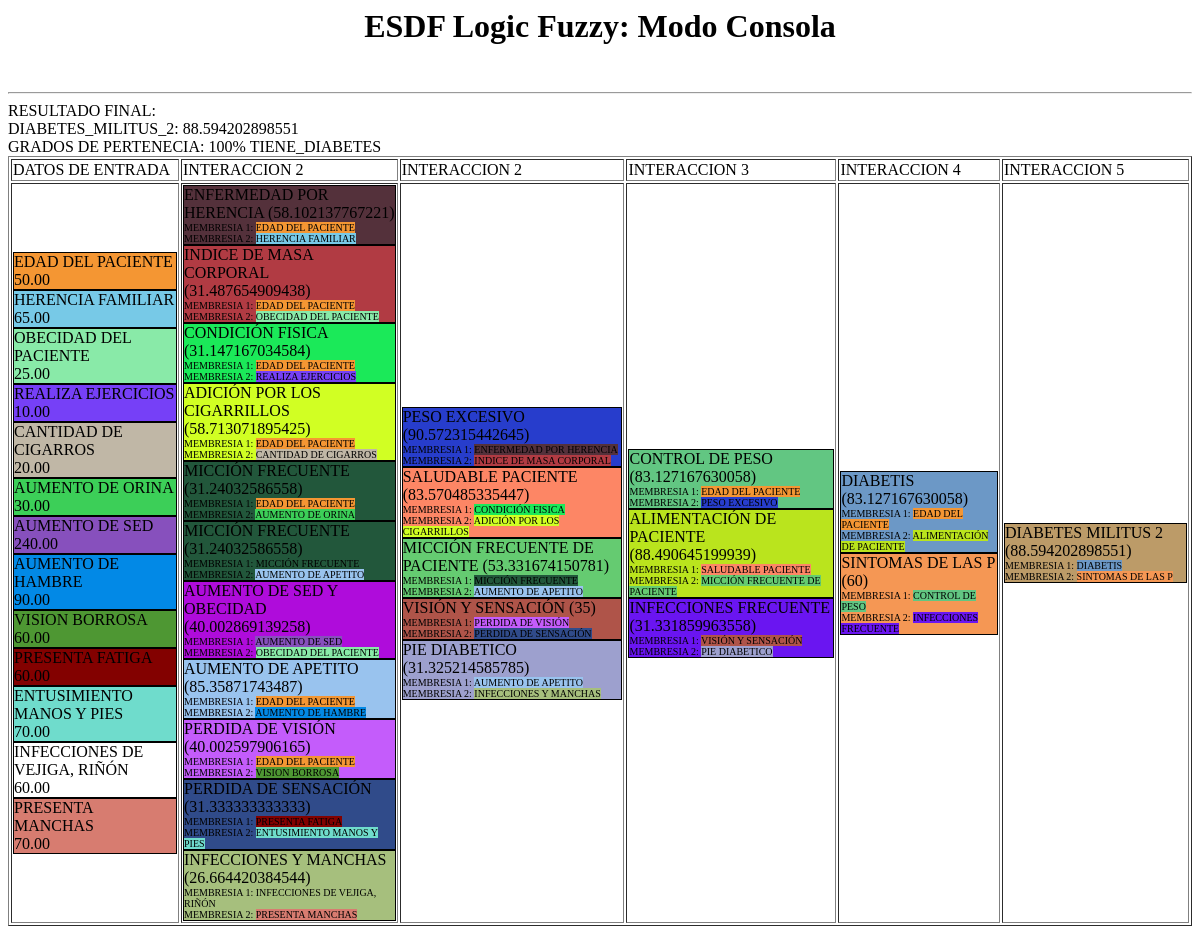
Page /fuzzy/logicadifusaConsolaESDF_Bloques.php?idpersona=6 (signed in) on the committed database.
### tables this page shows
CREATE TABLE IF NOT EXISTS `membresia` (
  `idmembresia` int(11) NOT NULL AUTO_INCREMENT,
  `descripcion` varchar(50) NOT NULL,
  `comentario` varchar(200) NOT NULL,
  `idtipocriterio` int(11) NOT NULL,
  `tipo` char(1) NOT NULL DEFAULT 'I' COMMENT 'I->entrada, O->Salida',
  `tipocontrol` char(1) NOT NULL COMMENT 'O->Opcion, V->valor',
  `estado` char(1) NOT NULL DEFAULT 'N',
  PRIMARY KEY (`idmembresia`)
);

CREATE TABLE IF NOT EXISTS `respuestas` (
  `idrespuesta` int(11) NOT NULL AUTO_INCREMENT,
  `idpersona` int(11) NOT NULL,
  `idmembresia` int(11) NOT NULL,
  `idvariable` int(11) NOT NULL,
  `valor` decimal(10,2) NOT NULL,
  PRIMARY KEY (`idrespuesta`)
);

### negocio/cls_respuesta.php (called while the page is built, shortened)
<?php
class clsRespuesta
{
function buscarxPersona($idPersona)
 {
   $sql = "SELECT idrespuesta, idPersona, r.idmembresia, c.descripcion as membresia, idvariable, valor FROM respuestas r inner join membresia c on r.idmembresia=c.idmembresia WHERE 1=1";
   if(isset($idPersona)) $sql.=" and idPersona=".$idPersona;
   global $cnx;
   return $cnx->query($sql);
 }
}
?>

### fuzzy/fuzzy-logic-class.php (called while the page is built, shortened)
<?php
class Member {
	protected
		$FName,
		$FMiddle,
		$FA,
		$FB,
		$FType;
	public function __construct($Name=NULL,$start=NULL,$medium=NULL,$stop=NULL,$type=NULL){
		if($Name == NULL) return;
		$this->FName 	= $Name;
		$this->FMiddle 	= $medium;
		$this->FA 		= $start;
		$this->FB 		= $stop;
		$this->FType  	= $type;
	}
	public function Fuzzification($P=0.0) {
    if (($P<$this->FA) OR ($P>$this->FB)) return 0;
	if ($P==$this->FMiddle) return 1;
	 if ($this->FType==RINFINITY) {
	    if ($P>=$this->FMiddle) return 1;
		if (($P<$this->FMiddle) AND ($P>$this->FA)) return ($P-$this->FA)/($this->FMiddle-$this->FA);
	 }
	if ($this->FType==TRIANGLE) {
	   if(($P<$this->FMiddle) AND ($P>$this->FA)) return ($P-$this->FA)/($this->FMiddle-$this->FA);
	   if(($P>$this->FMiddle) AND ($P<$this->FB))  return ($this->FB-$P)/($this->FB-$this->FMiddle);
	 }
	return 0;
}
}
class Fuzzify extends Member {
	protected $members = array();
	public function clearMembers() {
		$this->members = NULL;
	}
	public function addMember($idx,$Name='New',$start=0.0,$medium=0.0,$stop=0.0,$type=TRIANGLE) {
		$member = new Member($Name,$start,$medium,$stop,$type);
		$this->members[$idx][] = $member;
	}
	public function getMembersIndex($idx,$value = NULL) {
		foreach ($this->members[$idx] as $idx => $member)
			if ($value==$member->FName) return $idx;
		return FALSE;
	}
	public function getMemberByName($idx,$name = NULL) {
		foreach ($this->members[$idx] as $idx => $member)
			if ($name==$member->FName) return $member;
		return FALSE;
	}
	public function getNameMember($idx,$id) {
		$i=0;
		foreach ($this->members[$idx] as $idx => $member){
			if($id==$i) $nombres=$member->FName;
			$i++;
		}
		return $nombres;
	}
}
class Rules extends Fuzzify{
	public	$FOutputs		=	array();
	private $OutputNames = NULL;
	private $rules = NULL;
	public function setOutputNames($val) {
		$this->OutputNames = $val;
	}
	public function getOutputNames() {
		return $this->OutputNames;
	}
	public function clearRules() {
		$this->rules = NULL;
	}
	public function getRules() {
		return $this->rules;
	}
	public function addRule($val) {
		$this->rules[] = $val;
	}
	private function getLastParent($a) {
	do {
	$a = $this->rSplit($a);
	} while($a);
	return $ret;
	}
	private function _FuzzyAND($arr) {
		return (min($arr));
	}
	public function processRule($rule) {
		$items=preg_split("/\s+/",$rule);
		$operation='and';
		$firstop = array_shift($items);
		$outitem = array_pop($items);
		$tmparr=array();
		foreach($items as $item) {
			$inp=strtolower($item);
			if (($inp=='or') or ($inp=='and') or ($inp=='not')) $operation=$inp;
				elseif (($inp=='then') or ($inp=='for'))  continue;
					else {
						list($inputName,$memberName) = preg_split("/\./",$item);
						$mem_idx = $this->getMembersIndex($inputName,$memberName);
						$tmparr[] =$this->FOutputs[$inputName][$mem_idx];
						}
		}
		$value1 = ($operation == 'or') ? $this->_FuzzyOR($tmparr) :
				  ($operation == 'not') ? $this->_FuzzyNOT($tmparr) :$this->_FuzzyAND($tmparr);
		return array($outitem,$value1);
	}
}
class Fuzzy_Logic extends Rules {
	protected	$AgregatePoints =   100;
	private function ClearSolution() {
	$this->FXValues			=	array();
	$this->FYValues			=	array();
	}
	public function SetRealInput($idx,$X = 0.0) {
		$this->FRealInput[$idx]	=	$X;
		$this->FOutputs[$idx] = array();
		For ($i=0;$i<count($this->members[$idx]);$i++) {
			$this->FOutputs[$idx][]	=	$this->members[$idx][$i]->Fuzzification($this->FRealInput[$idx]);
		}
	}
	public function getGradosPertenencia($idx,$X = 0.0) {
		$this->FRealInput[$idx]	=	$X;
		$this->FOutputs[$idx] = array();
		For ($i=0;$i<count($this->members[$idx]);$i++) {
			$this->FOutputs[$idx][]	=	$this->members[$idx][$i]->Fuzzification($this->FRealInput[$idx]);
		}
		return $this->FOutputs[$idx];
	}
	public function FuzzyAgregate($outname,$Member,$AlphaCut=0.0) {
		foreach($this->FXValues[$outname] as $index=>$pointX) {
			if ($pointX<$Member->FA) continue;
			if ($pointX>$Member->FB) break;
			$ms = $Member->Fuzzification($pointX);
			$mem_val = min($ms,$AlphaCut);
			$this->FYValues[$outname][$index] = max($this->FYValues[$outname][$index],$mem_val);
		}
	}
	public function calcFuzzy() {
		foreach($this->getOutputNames() as $outname) {
		$AgregateDeltaX = ($this->FMax[$outname]-$this->FMin[$outname])/$this->AgregatePoints;
		$this->FXValues[$outname] = Range($this->FMin[$outname],$this->FMax[$outname],$AgregateDeltaX);
		$this->FYValues[$outname] = array_fill ( 0 , count($this->FXValues[$outname]), 0.0 );
		}
		$rules=$this->getRules();
		foreach ($rules as $key=>$rule) {
			 list($outItem,$value) = $this->processRule($rule);
			 list($outputName,$memberName) = preg_split("/\./",$outItem);
			 $member=$this->getMemberByName($outputName,$memberName);
			}
		$result = array();
		foreach($this->getOutputNames() as $outname) {
		$suma=0.0;
		$sumb=0.0;
		foreach($this->FXValues[$outname] as $id=>$x) {
			$y=$this->FYValues[$outname][$id];
			if ($y>0) {
			$suma+=($x*$y);
			$sumb+=$y;
			}
		}
		if ($sumb == 0) $result[$outname]= 0; else	$result[$outname] = $suma/$sumb;
		}
	return $result;
}
}
?>

### negocio/cls_regla.php (called while the page is built, shortened)
<?php
class clsRegla
{
function consultar()
 {
   $sql = "SELECT R.idregla, C1.descripcion as membresia_input1, V1.nombre as variable_input1, operadorlogico, C2.descripcion as membresia_input2, V2.nombre as variable_input2, C3.descripcion as membresia_output, V3.nombre as variable_output FROM REGLAS R INNER JOIN MEMBRESIA C1 ON R.membresia_input1=C1.idmembresia INNER JOIN MEMBRESIA C2 ON R.membresia_input2=C2.idmembresia INNER JOIN MEMBRESIA C3 ON R.membresia_output=C3.idmembresia INNER JOIN VARIABLE_LINGUISTICA V1 ON V1.idvariable=R.variable_input1 INNER JOIN VARIABLE_LINGUISTICA V2 ON V2.idvariable=R.variable_input2 INNER JOIN VARIABLE_LINGUISTICA V3 ON V3.idvariable=R.variable_output WHERE 1=1";
   global $cnx;
   return $cnx->query($sql);
 }
 function consultarMembresiasHija($regla)
 {
  $sql = "SELECT distinct C1.descripcion as membresia_input1, C2.descripcion as membresia_input2, C3.descripcion as membresia_output, C3.idmembresia as idmembresia_output FROM REGLAS R INNER JOIN MEMBRESIA C1 ON R.membresia_input1=C1.idmembresia INNER JOIN MEMBRESIA C2 ON R.membresia_input2=C2.idmembresia INNER JOIN MEMBRESIA C3 ON R.membresia_output=C3.idmembresia INNER JOIN VARIABLE_LINGUISTICA V1 ON V1.idvariable=R.variable_input1 INNER JOIN VARIABLE_LINGUISTICA V2 ON V2.idvariable=R.variable_input2 INNER JOIN VARIABLE_LINGUISTICA V3 ON V3.idvariable=R.variable_output WHERE 1=1  ";
   if($regla!="")
   {
   $sql=$sql." and C3.descripcion like '%".$regla."%'";
   }
   global $cnx;
   return $cnx->query($sql);
 }
}
?>

### negocio/cls_tipocriterio.php (called while the page is built, shortened)
<?php
class clsTipoCriterio
{
function buscar($idtipocriterio)
 {
   $sql = "SELECT idtipocriterio,descripcion,comentario,estado FROM TIPO_CRITERIO WHERE 1=1";
   global $cnx;
   return $cnx->query($sql);
 }
}
?>

### negocio/cls_membresia.php (called while the page is built, shortened)
<?php
class clsMembresia
{
function buscar($idmembresia,$idtipocriterio=0, $tipo='')
 {
   $sql = "SELECT idmembresia,descripcion,comentario,idtipocriterio,tipo,estado,tipocontrol FROM MEMBRESIA WHERE 1=1 ";
   if($idmembresia>0) $sql.=" AND idmembresia=".$idmembresia;
   global $cnx;
   return $cnx->query($sql);
 }
function buscarxcriteriodesdeFuzzy($idtipocriterio=0)
 {
   $sql = "SELECT distinct idmembresia,descripcion,comentario,tipocontrol,estado,tipo FROM MEMBRESIA WHERE 1=1";
   if($idtipocriterio>0) $sql.=" AND idtipocriterio=".$idtipocriterio;
   global $cnx;
   return $cnx->query($sql);
 }
}
?>

### negocio/cls_variablelinguistica.php (called while the page is built, shortened)
<?php
class clsVariableLinguistica
{
function buscarxMembresia($idmembresia)
 {
   $sql = "SELECT idvariable, VL.nombre, valorinicial, valormedio, valorfinal, idmembresia, TM.idtipomembresia, TM.nombre as tipomembresia FROM Variable_Linguistica VL INNER JOIN Tipo_Membresia TM on TM.idtipomembresia=VL.idtipomembresia WHERE idmembresia=".$idmembresia."";
   global $cnx;
   return $cnx->query($sql);
 }
}
?>

### fuzzy/logicadifusaConsolaESDF_Bloques.php (the view, shortened to what this page needs)
<html>
<head>
</head>
<body bgcolor="#FFFFFF" style="color:inherit">
<?php
require("../datos/cado.php");
require_once ('fuzzy-logic-class.php');
require("../negocio/cls_tipocriterio.php");
require("../negocio/cls_membresia.php");
require("../negocio/cls_variablelinguistica.php");
require("../negocio/cls_regla.php");
require("../negocio/cls_respuesta.php");
	if(isset($_GET['idpersona'])){
		$idpersona=$_GET['idpersona'];
	}else{
		$idpersona=1;
	}
	$idmembresia=34;
	echo "<center><h1>ESDF Logic Fuzzy: Modo Consola</h1></center>";
		$x = new Fuzzy_Logic();
		$x->clearMembers();
		$objTipoCriterio = new clsTipoCriterio();
		$objMembresia = new clsMembresia();
		$objVariable = new clsVariableLinguistica();
		$rstMF=$objMembresia->buscar($idmembresia);
		$datoMF=$rstMF->fetchObject();
		$membresiafinal=str_replace(' ','_',$datoMF->descripcion);
		$rstTC = $objTipoCriterio->buscar(NULL);
		while($datoTC = $rstTC->fetchObject()){
			$rst = $objMembresia->buscarxcriteriodesdeFuzzy($datoTC->idtipocriterio);
			while($dato = $rst->fetchObject()){
				if($dato->tipo=='I'){
				$rstvariable = $objVariable->buscarxMembresia($dato->idmembresia);
				}
			}
		}
		$objRegla = new clsRegla();
		$rstregla=$objRegla->consultar();
		$x->clearRules();
		while ($datoregla=$rstregla->fetchObject()){
			$x->addRule('IF '.str_replace(' ','_',$datoregla->membresia_input1).'.'.str_replace(' ','_',$datoregla->variable_input1).' '.$datoregla->operadorlogico.' '.str_replace(' ','_',$datoregla->membresia_input2).'.'.str_replace(' ','_',$datoregla->variable_input2).' THEN '.str_replace(' ','_',$datoregla->membresia_output).'.'.str_replace(' ','_',$datoregla->variable_output));
		}
		$bloqueHeader='<table border="1" class="tabla"><tr><td>DATOS DE ENTRADA</td>';
		$bloque='<tr><td>';
		$objRespuesta = new clsRespuesta();
		$rstrpta=$objRespuesta->buscarxPersona($idpersona);
		while ($datorpta=$rstrpta->fetchObject()){
			$x->SetRealInput(str_replace(' ','_',$datorpta->membresia),$datorpta->valor);
			$bloque.= "<div id='".str_replace(' ','_',$datorpta->membresia)."'>".utf8_encode($datorpta->membresia)."<br>".$datorpta->valor."</div>";
		}
		$bloque.='</td><td>';
		$bloqueHeader.='<td>INTERACCION 2</td>';
		$fuzzy_arr = $x->calcFuzzy();
		foreach($fuzzy_arr as $membresia => $v){
			if($v!=0){
				$rstregla=$objRegla->consultarMembresiasHija(str_replace('_',' ',$membresia));
				  while($dato=$rstregla->fetchObject()){
					  $bloque.= "<div id='".$membresia."' onMouseOver='buscarGrafico(&quot;".$dato->idmembresia_output."&quot;,&quot;".$v."&quot;)'>".utf8_encode(str_replace('_',' ',$membresia))." (".$v.")<br><font size='-3'>MEMBRESIA 1: <span id='".str_replace(' ','_',$dato->membresia_input1)."'>".utf8_encode($dato->membresia_input1)."</span><BR>MEMBRESIA 2: <span id='".str_replace(' ','_',$dato->membresia_input2)."'>".utf8_encode($dato->membresia_input2)."</span></font></div>";
				}
			$membresiaTEMP[]=$membresia;
			}
		}
		$membresia='';
		$valormembresiafinal=0;
		$i=2;
		do{
			$bloque.='</td><td>';
			$bloqueHeader.='<td>INTERACCION '.$i.'</td>';
			foreach($fuzzy_arr as $membresia => $v){
				if($v!=0){
					$x->SetRealInput($membresia,$v);
				}
			}
			$fuzzy_arr = $x->calcFuzzy();
			foreach($fuzzy_arr as $membresia => $v){
				if($v!=0){
					$encontrado=false;
					foreach($membresiaTEMP as $indiceTEMP => $valorTEMP){
						if($membresia==$valorTEMP){
							$encontrado=true;
							continue;
						}
					}
					if($encontrado==false){
						if($membresia==$membresiafinal) $valormembresiafinal=$v;
						$rstregla=$objRegla->consultarMembresiasHija(str_replace('_',' ',$membresia));
						while($dato=$rstregla->fetchObject()){
						   $bloque.= "<div id='".$membresia."' onMouseOver='buscarGrafico(&quot;".$dato->idmembresia_output."&quot;,&quot;".$v."&quot;)'>".utf8_encode(str_replace('_',' ',$membresia))." (".$v.")<br><font size='-3'>MEMBRESIA 1: <span id='".str_replace(' ','_',$dato->membresia_input1)."'>".utf8_encode($dato->membresia_input1)."</span><BR>MEMBRESIA 2: <span id='".str_replace(' ','_',$dato->membresia_input2)."'>".utf8_encode($dato->membresia_input2)."</span></font></div>";
						}
						$membresiaTEMP[]=$membresia;
					}
				}
			}
			if($i==5) $valormembresiafinal=1;
			$i++;
		}while($valormembresiafinal==0);
		echo '<br><HR>RESULTADO FINAL:<br>';
		$puntaje = $fuzzy_arr[$membresiafinal];
		echo utf8_encode($membresiafinal).': '.$puntaje;
		$grados = $x->getGradosPertenencia($membresiafinal,$puntaje);
		echo "<br>GRADOS DE PERTENECIA: ";
		foreach($grados as $i => $v){
			if($v!=0){
				$p=$v*100; $pertenencia .= $p.'%&nbsp;'.$x->getNameMember($membresiafinal, $i).'<br>';
			}
		}
		echo utf8_encode($pertenencia);
		$bloqueHeader.='</tr>';
		$bloque.='</td></tr>';
		$bloque=$bloqueHeader.$bloque.'</table>';
		echo $bloque;
?>
</body>
</html>

### fuzzy/logicadifusaConsolaESDF_Bloques.php (style rules this page uses)
.tabla div { border: solid 1px; }

### rows in the picture
membresia: descripcion "DIABETES_MILITUS_2", descripcion "88.594202898551", descripcion "TIENE_DIABETES", membresia "DIABETES MILITUS 2", v "88.594202898551", membresia_input1 "DIABETIS", membresia_input2 "SINTOMAS DE LAS P"
respuestas: idmembresia "100", idmembresia.descripcion "EDAD DEL PACIENTE", valor "50.00"
respuestas: idmembresia.descripcion "HERENCIA FAMILIAR", valor "65.00"
respuestas: idmembresia.descripcion "OBECIDAD DEL PACIENTE", valor "25.00"
respuestas: idmembresia.descripcion "REALIZA EJERCICIOS", valor "10.00"
respuestas: idmembresia.descripcion "CANTIDAD DE CIGARROS", valor "20.00"
respuestas: idmembresia.descripcion "AUMENTO DE ORINA", valor "30.00"
respuestas: idmembresia.descripcion "AUMENTO DE SED", valor "240.00"
respuestas: idmembresia.descripcion "AUMENTO DE HAMBRE", valor "90.00"
respuestas: idmembresia.descripcion "VISION BORROSA", valor "60.00"
respuestas: idmembresia.descripcion "PRESENTA FATIGA", valor "60.00"
respuestas: idmembresia.descripcion "ENTUSIMIENTO MANOS Y PIES", valor "70.00"
respuestas: idmembresia.descripcion "INFECCIONES DE VEJIGA, RIÑÓN", valor "60.00"
respuestas: idmembresia.descripcion "PRESENTA MANCHAS", valor "70.00"
membresia: membresia "ENFERMEDAD POR HERENCIA", v "58.102137767221", membresia_input1 "EDAD DEL PACIENTE", membresia_input2 "HERENCIA FAMILIAR"
membresia: membresia "INDICE DE MASA CORPORAL", v "31.487654909438", membresia_input1 "EDAD DEL PACIENTE", membresia_input2 "OBECIDAD DEL PACIENTE"
membresia: membresia "CONDICIÓN FISICA", v "31.147167034584", membresia_input1 "EDAD DEL PACIENTE", membresia_input2 "REALIZA EJERCICIOS"
membresia: membresia "ADICIÓN POR LOS CIGARRILLOS", v "58.713071895425", membresia_input1 "EDAD DEL PACIENTE", membresia_input2 "CANTIDAD DE CIGARROS"
membresia: membresia "MICCIÓN FRECUENTE", v "31.24032586558", membresia_input1 "EDAD DEL PACIENTE", membresia_input2 "AUMENTO DE ORINA"
membresia: membresia "MICCIÓN FRECUENTE", v "31.24032586558", membresia_input1 "MICCIÓN FRECUENTE", membresia_input2 "AUMENTO DE APETITO", membresia "MICCIÓN FRECUENTE DE PACIENTE", v "53.331674150781"
membresia: membresia "AUMENTO DE SED Y OBECIDAD", v "40.002869139258", membresia_input1 "AUMENTO DE SED", membresia_input2 "OBECIDAD DEL PACIENTE"
membresia: membresia "AUMENTO DE APETITO", v "85.35871743487", membresia_input1 "EDAD DEL PACIENTE", membresia_input2 "AUMENTO DE HAMBRE"
membresia: membresia "PERDIDA DE VISIÓN", v "40.002597906165", membresia_input1 "EDAD DEL PACIENTE", membresia_input2 "VISION BORROSA"
membresia: membresia "PERDIDA DE SENSACIÓN", v "31.333333333333", membresia_input1 "PRESENTA FATIGA", membresia_input2 "ENTUSIMIENTO MANOS Y PIES"
membresia: membresia "INFECCIONES Y MANCHAS", v "26.664420384544", membresia_input1 "INFECCIONES DE VEJIGA, RIÑÓN", membresia_input2 "PRESENTA MANCHAS"
membresia: membresia "PESO EXCESIVO", v "90.572315442645", membresia_input1 "ENFERMEDAD POR HERENCIA", membresia_input2 "INDICE DE MASA CORPORAL"
membresia: membresia "SALUDABLE PACIENTE", v "83.570485335447", membresia_input1 "CONDICIÓN FISICA", membresia_input2 "ADICIÓN POR LOS CIGARRILLOS"
membresia: membresia "VISIÓN Y SENSACIÓN", v "35", membresia_input1 "PERDIDA DE VISIÓN", membresia_input2 "PERDIDA DE SENSACIÓN"
membresia: membresia "PIE DIABETICO", v "31.325214585785", membresia_input1 "AUMENTO DE APETITO", membresia_input2 "INFECCIONES Y MANCHAS"
membresia: membresia "CONTROL DE PESO", v "83.127167630058", membresia_input1 "EDAD DEL PACIENTE", membresia_input2 "PESO EXCESIVO"
membresia: membresia "ALIMENTACIÓN DE PACIENTE", v "88.490645199939", membresia_input1 "SALUDABLE PACIENTE", membresia_input2 "MICCIÓN FRECUENTE DE PACIENTE"
membresia: membresia "INFECCIONES FRECUENTE", v "31.331859963558", membresia_input1 "VISIÓN Y SENSACIÓN", membresia_input2 "PIE DIABETICO"
membresia: membresia "DIABETIS", v "83.127167630058", membresia_input1 "EDAD DEL PACIENTE", membresia_input2 "ALIMENTACIÓN DE PACIENTE"
membresia: membresia "SINTOMAS DE LAS P", v "60", membresia_input1 "CONTROL DE PESO", membresia_input2 "INFECCIONES FRECUENTE"
